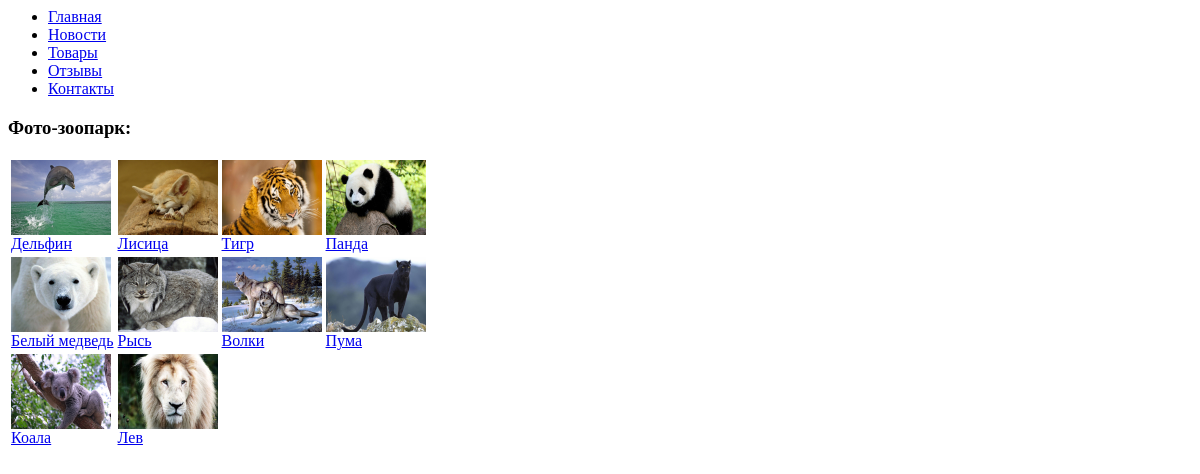
/gallery.php, run on an earlier commit of the app's database.
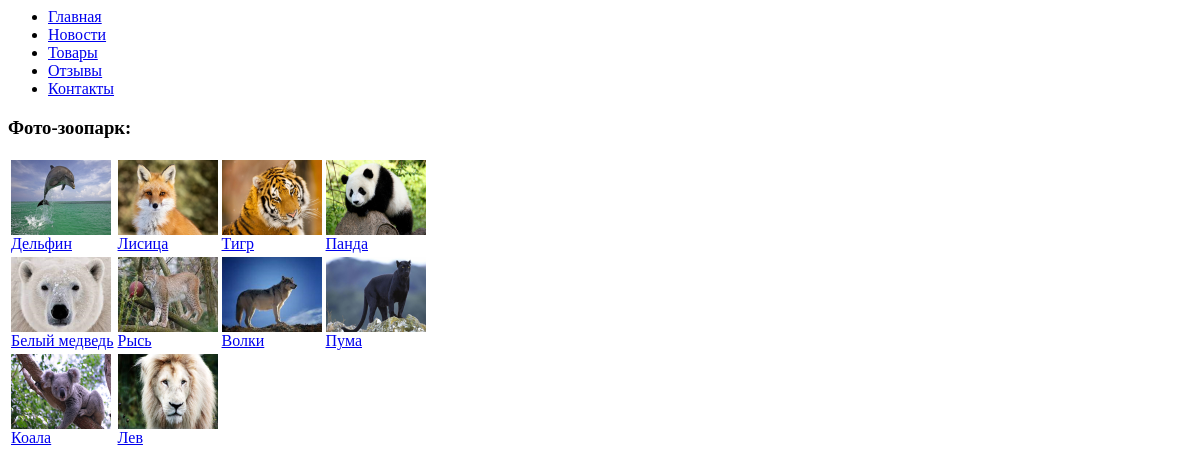
And on a later commit of the database.
### tables this page shows
CREATE TABLE `gallery` (
  `id` smallint(5) UNSIGNED NOT NULL COMMENT 'id товара',
  `id_category` smallint(5) NOT NULL COMMENT 'id категории товара',
  `url` varchar(255) NOT NULL COMMENT 'Расположение фотографии животного',
  `size` int(10) UNSIGNED NOT NULL COMMENT 'Размер в байтах демонстрационной картинки',
  `name` varchar(255) NOT NULL COMMENT 'Наименование товара',
  `description` varchar(1024) DEFAULT NULL COMMENT 'Описание товара',
  `views` smallint(5) DEFAULT NULL COMMENT 'Количество просмотров',
  `price` decimal(5,2) UNSIGNED NOT NULL COMMENT 'Цена товара'
);

### engine/db.php (called while the page is built, shortened)
<?php
function createConnection()
{
    $db = mysqli_connect(DB_HOST, DB_USER, DB_PASS, DB_NAME);
    mysqli_set_charset($db, 'utf8');
    return $db;
}
function getAssocResult($sql)
{
    $db = createConnection();
    $result = mysqli_query($db, $sql);
    $arrayResult = [];
    while ($row = mysqli_fetch_assoc($result)) {
        $arrayResult[] = $row;
    }
    return $arrayResult;
}

### engine/functions.php (called while the page is built, shortened)
<?php
function render($file, $variables = [])
{
	$templateContent = file_get_contents($file);
	foreach ($variables as $varName => $varValue) {
		$varName = '{{' . strtoupper($varName) . '}}';
		$templateContent = str_replace($varName, $varValue, $templateContent);
	}
	return $templateContent;
}

### engine/gallery.php (the view, shortened to what this page needs)
<?php
function renderGallery(
    $fArrayImages = [],
    $fColumns = 3
)
{
    $urls = $fArrayImages;
    $k = 0;
    $result = '';
    $result .= '<table>';
    foreach ($urls as $url) {
        if ($k % $fColumns == 0) echo '<tr>';
        $result .= '<td>';
            $result .= '<a href=image.php?id=' . strval($url['id']) . '>';
            $result .= '<img src=' .  $url['url'] . ' alt=' . $url['name'] . ' width="100"/>';
            $result .= '<br>' . $url['name'];
            $result .= '</a>';
        $result .= '</td>';
        if ((($k + 1) % $fColumns == 0)) {
            $result .= '</tr>';
        }
        $k++;
    }
    $result .= '</table>';
    return $result;
}
function getImages($sql)
{
    $result = getAssocResult($sql);
    return $result;
}

### public/gallery.php (shortened to what this page needs)
<?php
echo render(TEMPLATES_DIR . 'gallery.tpl',[
        'title'     => 'Фото-зоопарк',
        'head'      => 'Фото-зоопарк:',
        'content'   => renderGallery(getImages('SELECT * FROM gallery ORDER BY `views` DESC'), COLUMNS)
]);

What changed in the data, as far as the page shows it:
changed gallery "Лисица": url: a different picture
changed gallery "Белый медведь": url: a different picture
changed gallery "Рысь": url: a different picture
changed gallery "Волки": url: a different picture
